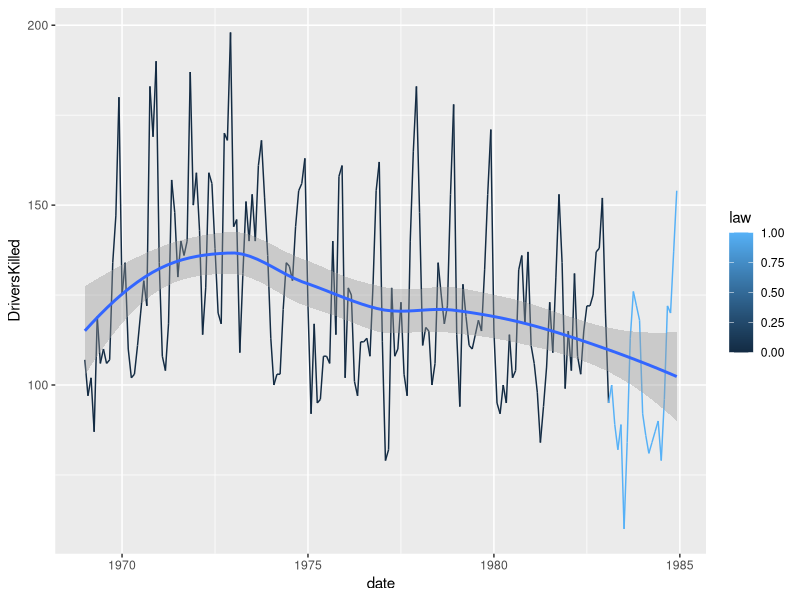
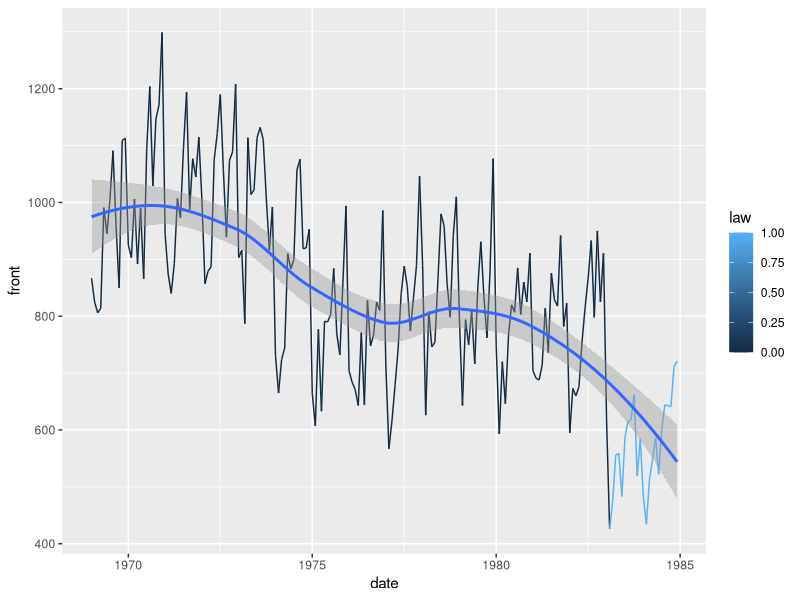
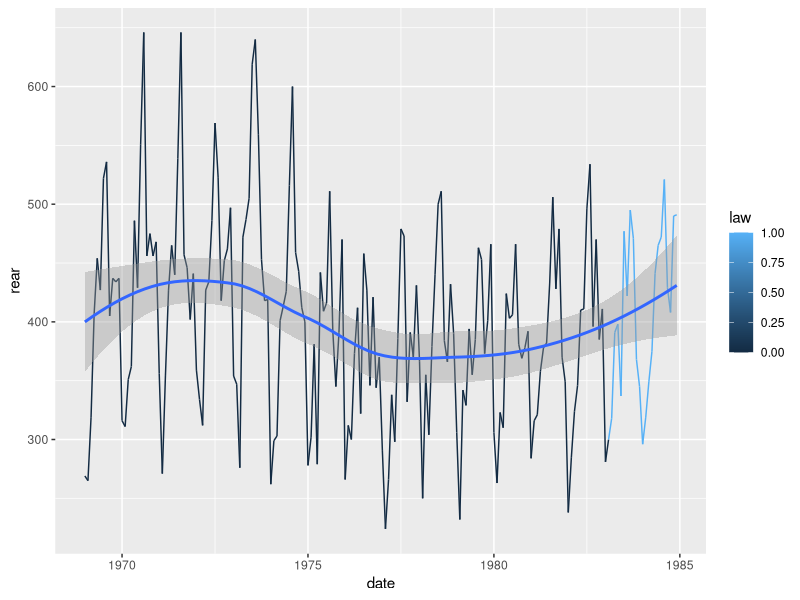
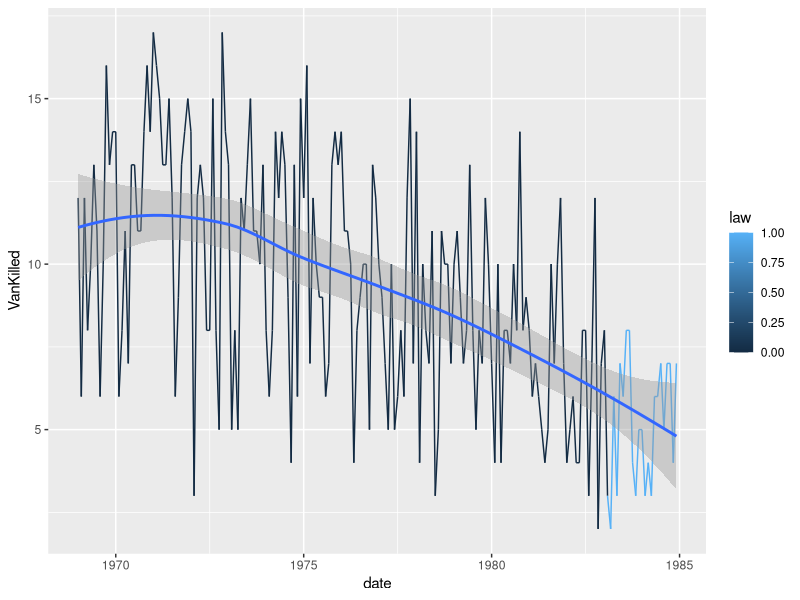
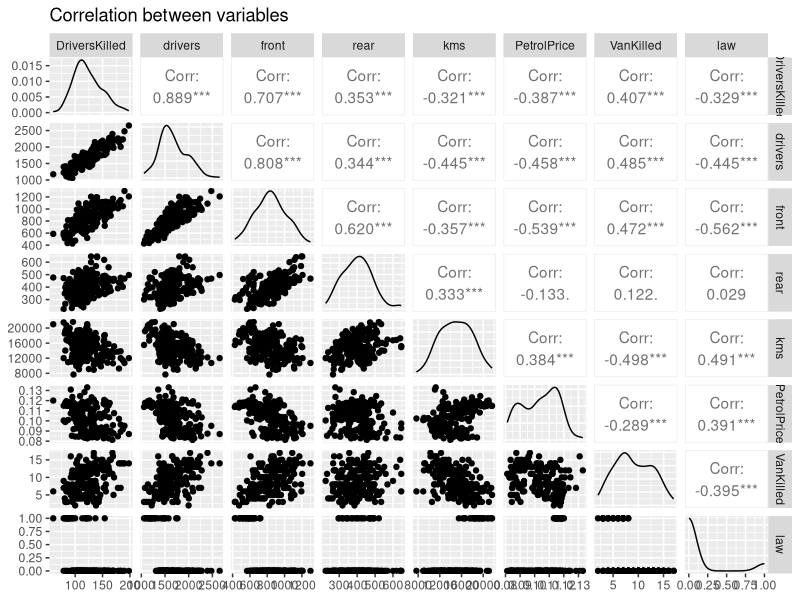

These charts were generated, in order, by the following R code:
## ---- chunk 1
# Libraries
set.seed(96024)

library(tidyverse)
library(readr)
library(kableExtra)
library(bookdown)
## ---- chunk 2
knitr::opts_chunk$set(fig.pos = 'H', echo = FALSE, message = FALSE, warning = FALSE)
## ---- chunk 3
Seatbelts_data = data.frame(as.matrix(Seatbelts),date=time(Seatbelts))
## ---- chunk 4
ggplot(data=Seatbelts_data, aes(x=date,y=DriversKilled,col=law))+geom_line()+geom_smooth()
## ---- chunk 5
ggplot(data=Seatbelts_data, aes(x=date,y=front,col=law))+geom_line()+geom_smooth()
## ---- chunk 6
ggplot(data=Seatbelts_data, aes(x=date,y=rear,col=law))+geom_line()+geom_smooth()
## ---- chunk 7
ggplot(data=Seatbelts_data, aes(x=date,y=VanKilled,col=law))+geom_line()+geom_smooth()
## ---- chunk 8
Seatbelts_data %>%
  group_by(law) %>%
  summarise(DriversKilled_Average=mean(DriversKilled)) %>%
  kable(caption="Drivers killed before and after law")
## ---- chunk 9
Seatbelts_data %>%
  group_by(law) %>%
  summarise(Rear_Average=mean(rear)) %>%
  kable(caption="Back seat passengers killed before and after law")
## ---- chunk 10
Seatbelts_data %>%
  group_by(law) %>%
  summarise(Front_Average=mean(front)) %>%
  kable(caption="Front seat passengers killed before and after law")
## ---- chunk 11
Seatbelts_data %>%
  group_by(law) %>%
  summarise(Van_Average=mean(VanKilled)) %>%
  kable(caption="Light good vehicle drivers killed before and after law")
## ---- chunk 12
library(ggplot2)
library(GGally)
## ---- chunk 13
Seatbelts%>%as.data.frame()->seatbelts
## ---- chunk 14
seatbelts%>% 
  ggpairs()+
  ggtitle("Correlation between variables")
